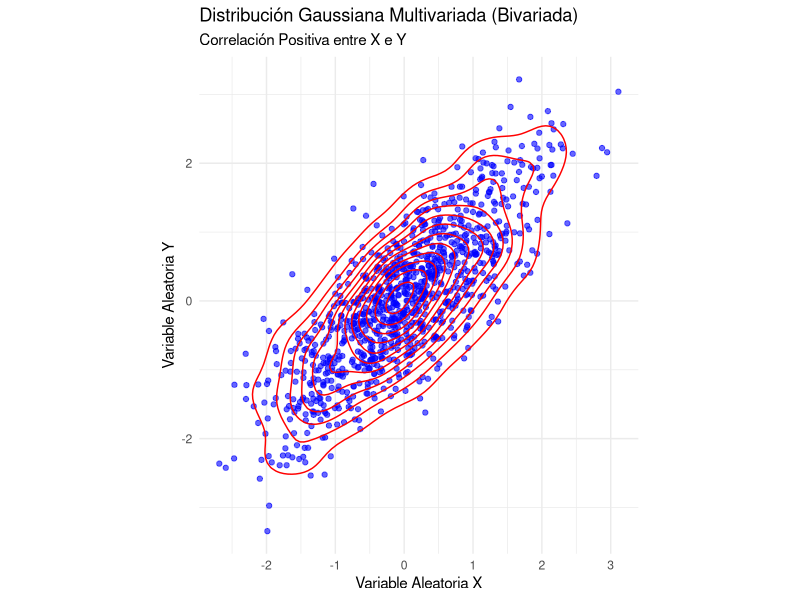

This chart was generated by the following R code:
## ---- chunk 1
# 1. Cargar las librerías necesarias
library(MASS)
library(ggplot2)

# 2. Definir los parámetros de la distribución
# Vector de medias [µ_x, µ_y]
# Define el centro de la distribución.
mu <- c(0, 0)

# Matriz de covarianza [[Var(X), Cov(X,Y)], [Cov(Y,X), Var(Y)]]
# Define la dispersión y la correlación entre las variables.
# Una covarianza positiva (0.8 en este caso) indica que X e Y tienden a aumentar juntas.
sigma <- matrix(c(1.0, 0.8, 
                  0.8, 1.0), 
                nrow = 2)

# 3. Generar datos aleatorios
# Generamos 1000 puntos que siguen esta distribución.
set.seed(123) # Para que el resultado sea reproducible
datos_gaussianos <- mvrnorm(n = 1000, mu = mu, Sigma = sigma)

# Convertir a un data frame para usarlo con ggplot2
df <- as.data.frame(datos_gaussianos)
colnames(df) <- c("X", "Y")

# 4. Visualizar los datos
ggplot(df, aes(x = X, y = Y)) +
  geom_point(alpha = 0.6, color = "blue") + # Dibuja los puntos de datos
  geom_density_2d(color = "red") +         # Dibuja las elipses de contorno de densidad
  labs(
    title = "Distribución Gaussiana Multivariada (Bivariada)",
    subtitle = "Correlación Positiva entre X e Y",
    x = "Variable Aleatoria X",
    y = "Variable Aleatoria Y"
  ) +
  theme_minimal() +
  coord_equal() # Asegura que la escala de los ejes sea la misma para no distorsionar la forma
